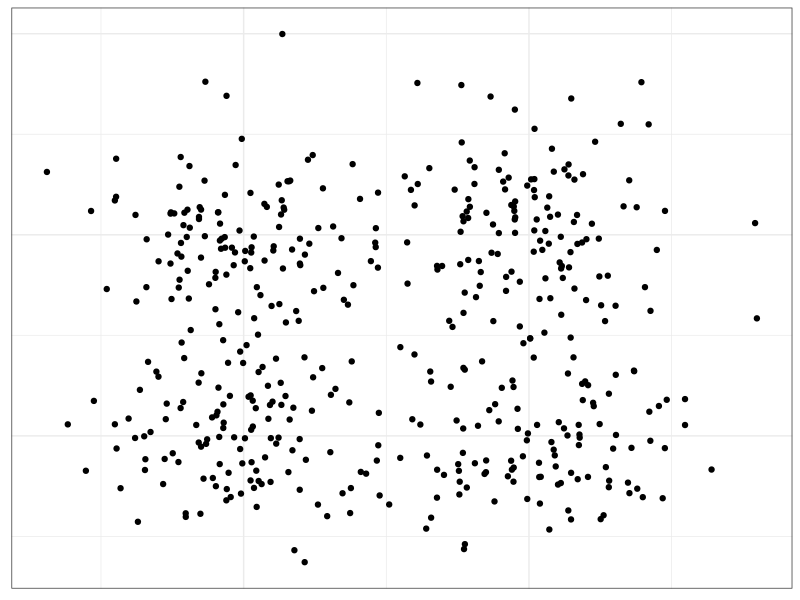
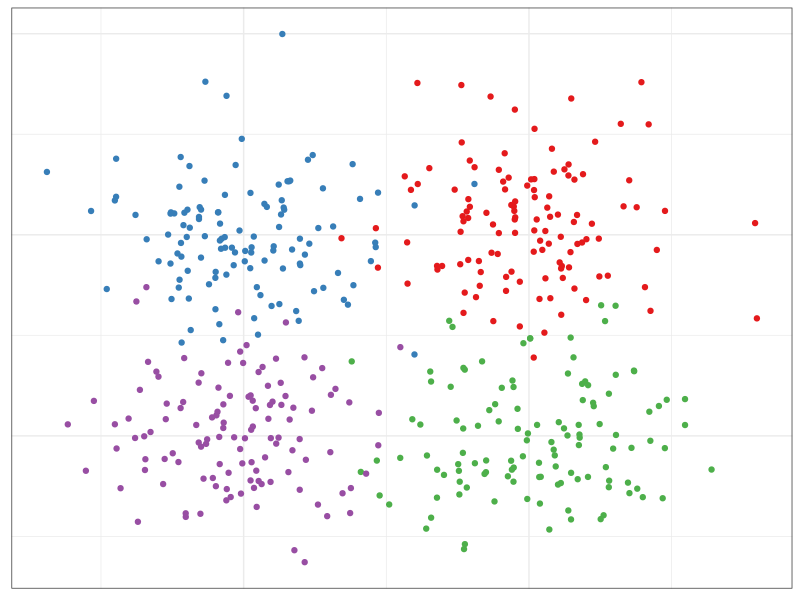
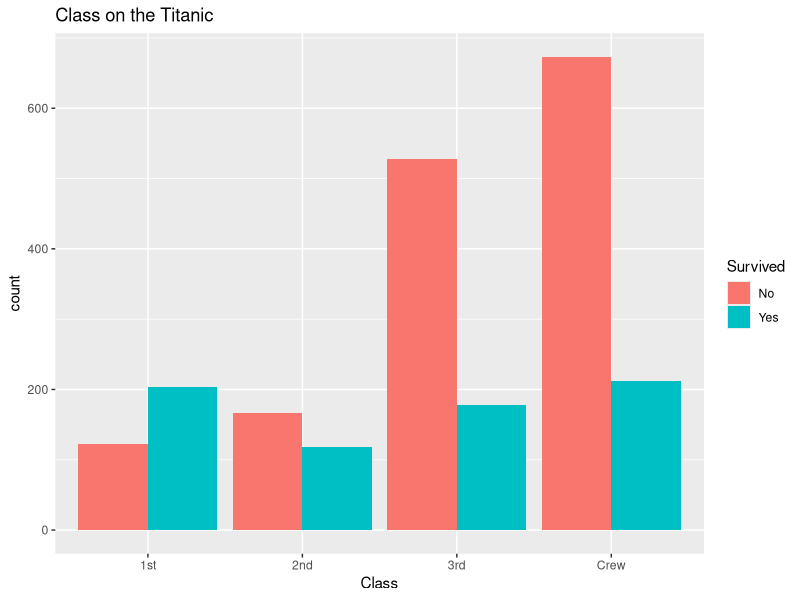
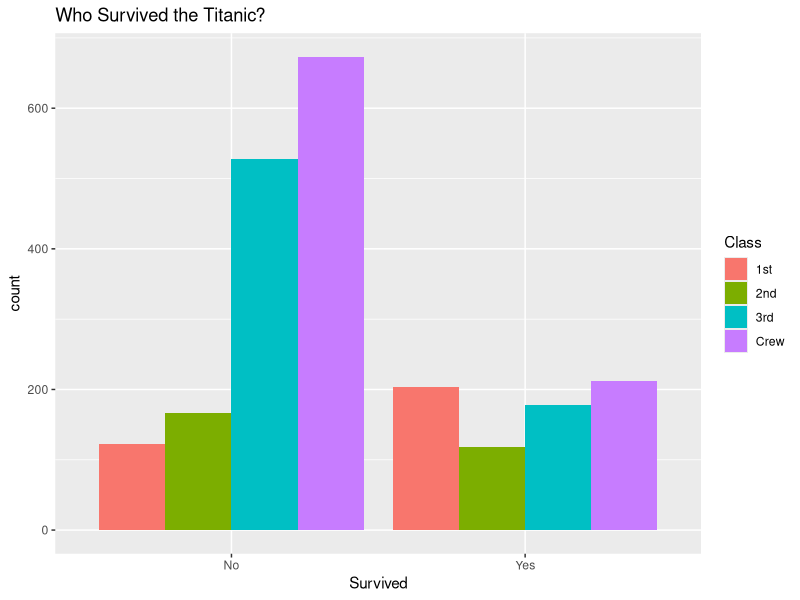
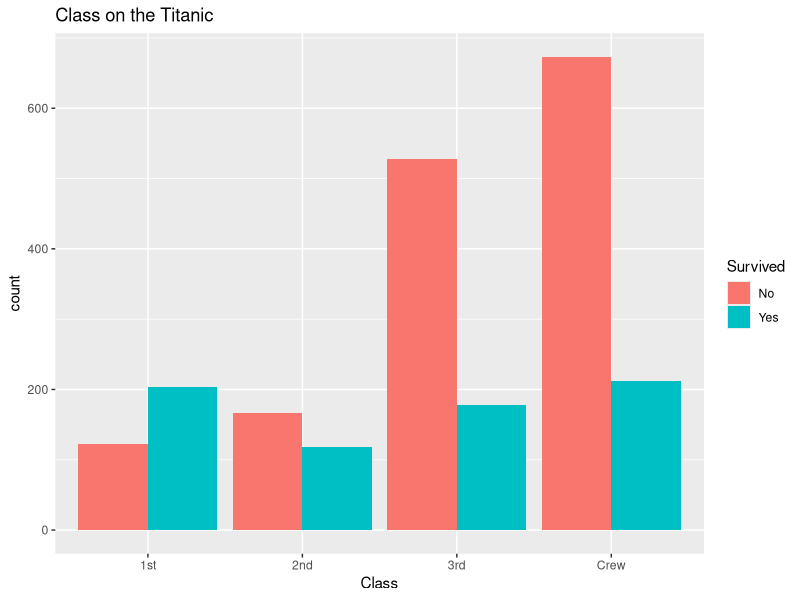
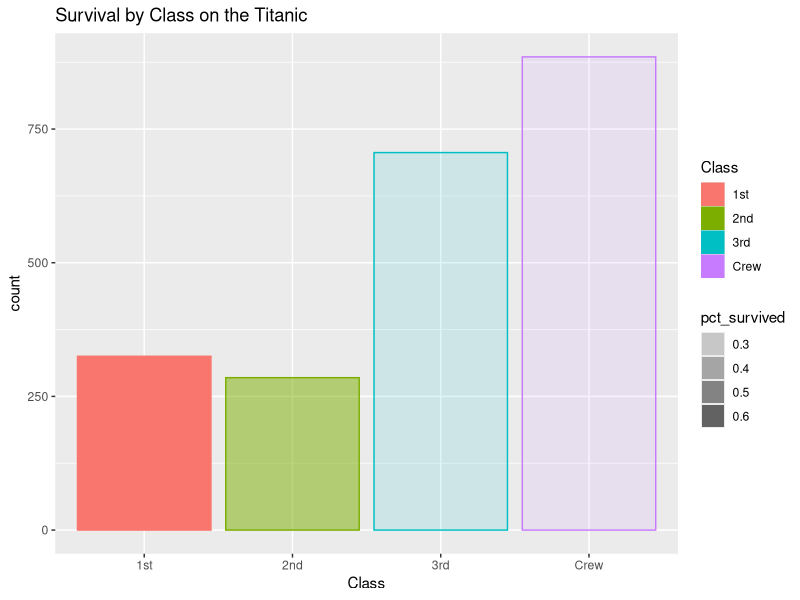
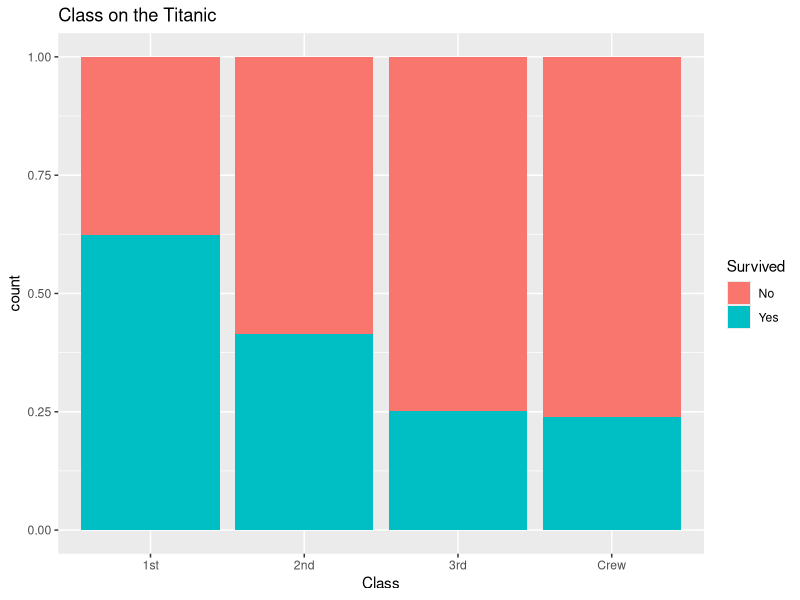

These figures' R source, in order:
## ---- chunk 1
options(htmltools.dir.version = FALSE)
knitr::opts_chunk$set(
  echo = F,
  fig.path = "deps/lazy-graphics/",
  fig.width = 6, fig.height = 6, 
  out.width = "75%", 
  message = F, warning = F, dpi = 300)
library(tidyverse)
## ---- chunk 2
N <- 120
sigma <- .27
data <- data.frame(
  x = c(rnorm(N, 4, sigma), 
        rnorm(N, 3, sigma),
        rnorm(N, 4, sigma), 
        rnorm(N, 3, sigma)),
  y = c(rnorm(N, 4, sigma), 
        rnorm(N, 4, sigma), 
        rnorm(N, 3, sigma), 
        rnorm(N, 3, sigma)),
  group = rep(c("A", "B", "C", "D"), each = N)
)

library(ggplot2)
qplot(data = data, x = x, y = y) + theme_bw() + theme(axis.title = element_blank(), axis.text = element_blank(), axis.ticks = element_blank())
qplot(data = data, x = x, y = y, color = group) + scale_color_brewer(palette = "Set1", guide = "none") + theme_bw() + theme(axis.title = element_blank(), axis.text = element_blank(), axis.ticks = element_blank())
## ---- chunk 3
Titanic <- Titanic %>%
  as_tibble()

ggplot(data = Titanic) + 
  geom_bar(aes(x = Class, fill = Survived, weight = n), position = "dodge") + ggtitle("Class on the Titanic")

ggplot(data = Titanic) + 
  geom_bar(aes(x = Survived, fill = Class, weight = n), position = "dodge") + ggtitle("Who Survived the Titanic?")
## ---- chunk 4

ggplot(data = Titanic) + 
  geom_bar(aes(x = Class, fill = Survived, weight = n), position = "dodge") + ggtitle("Class on the Titanic")

Titanic %>%
  group_by(Class, Survived) %>%
  summarize(n = sum(n)) %>%
  summarize(pct_survived = weighted.mean(Survived == "Yes", w = n), n = sum(n)) %>%
ggplot() + 
  geom_bar(aes(x = Class, fill = Class, color = Class, 
               alpha = pct_survived, weight = n), 
           position = "stack") +
  ggtitle("Survival by Class on the Titanic")


ggplot(data = Titanic) + 
  geom_bar(aes(x = Class, fill = Survived, weight = n), position = "fill") + ggtitle("Class on the Titanic")

